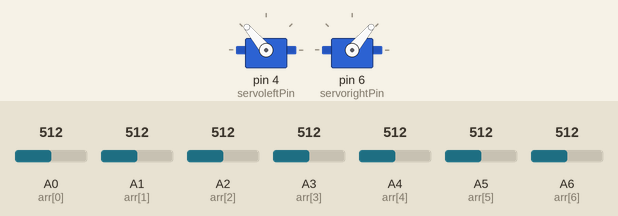
The sketch below on a simulated Arduino Nano, built with avr-gcc and run on an emulated ATmega328P. Parts: 2 × servo. Inputs (shaded band) come from the test bench; at power-on: A0 (arr[0]) = 512, A5 (arr[5]) = 512, A4 (arr[4]) = 512, A1 (arr[1]) = 512, A2 (arr[2]) = 512, A3 (arr[3]) = 512, A6 (arr[6]) = 512.

Above: at 1.2 s.
1.3 s: A0 (arr[0]) set to 228
2.8 s: A0 (arr[0]) set to 207
At 4.0 s:
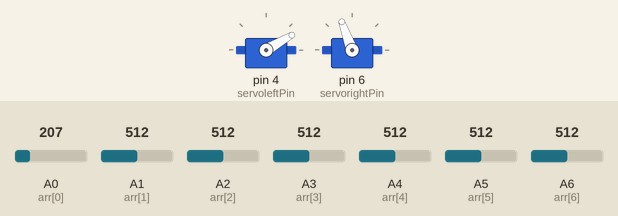
4.3 s: A5 (arr[5]) set to 236
5.8 s: A5 (arr[5]) set to 201
At 6.4 s:
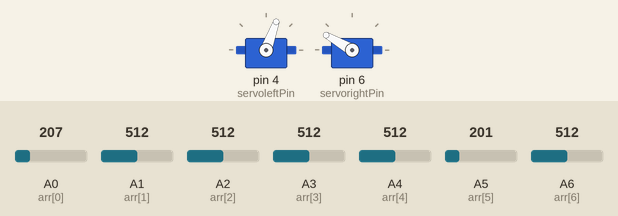
7.3 s: A4 (arr[4]) set to 210
At 7.6 s:
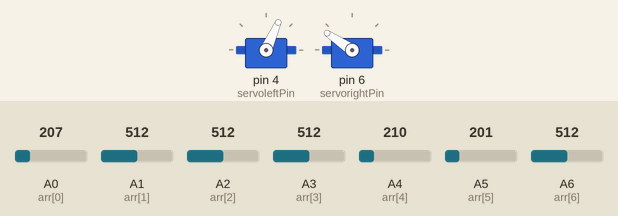
8.8 s: A5 (arr[5]) set to 230
At 9.9 s:
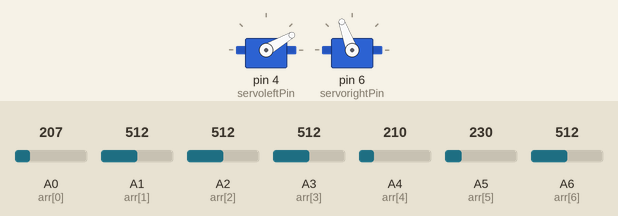
Timing chart, 0 to 11.3 s (numbered marks = the images above; inputs shaded):
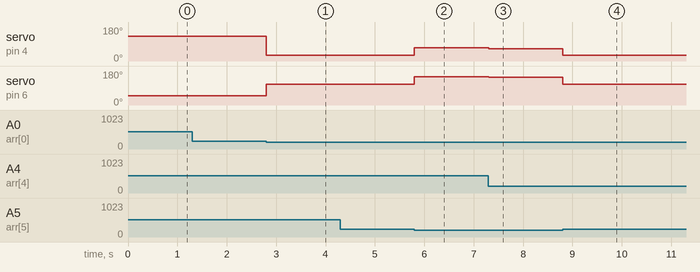

Measured:
- the behaviour switches between 220 and 219 on A0 (arr[0]) (found by bisection; images 0 and 1)
- the behaviour switches between 220 and 219 on A5 (arr[5]) (found by bisection; images 1 and 2)
- after the input at 1.3 s, every drawn part: stays the same
- after the input at 2.8 s, servo on pin 4 (servoleftPin): 130° → 30° at once; servo on pin 6 (servorightPin): 50° → 110° at once
- after the input at 4.3 s, every drawn part: stays the same
- after the input at 5.8 s, servo on pin 4 (servoleftPin): 30° → 70° at once; servo on pin 6 (servorightPin): 110° → 150° at once
- after the input at 7.3 s, servo on pin 4 (servoleftPin): 70° → 66° at once; servo on pin 6 (servorightPin): 150° → 146° at once
- after the input at 8.8 s, servo on pin 4 (servoleftPin): 66° → 30° at once; servo on pin 6 (servorightPin): 146° → 110° at once

The sketch:

pidalgo.ino
```cpp
#include <Servo.h>

Servo Servoleft;     // Creates Servo object for the left servo
Servo Servoright;    // Creates Servo object for the right servo

const int servoleftPin = 4;     // Pin for left servo
const int servorightPin = 6;    // Pin for right servo
int arr[7] = {A0,A1, A2, A3, A4, A5,A6};
float preverror=0;  // IR sensor pins
int kp =4;
float ki= 0.5;
float kd =0.2;
float correction =0;
int P =0;
int I=0;
int D =0;
void setup() {
  Serial.begin(9600);

  Servoleft.attach(servoleftPin);    // Attach left servo
  Servoright.attach(servorightPin);  // Attach right servo

  // Servoleft.write(55);      // Move left servo to 180°
  // Servoright.write(125);       // Move right servo to 0°
  for (int i = 0; i < 7; i++) {
    pinMode(arr[i], INPUT);
  }
}

void loop() {
  int ir[7]={0,0,0,0,0,0,0};
  bool outofline = true;
  for (int i = 0; i < 7; i++) {
    if(analogRead(arr[i])<220){
      ir[i]=1;
      outofline= false;

    }
  }
  // if line lost
  //   bool lineLost = true;
  // for (int i = 0; i < 5; i++) {
  //   if (ir[i] == 1) {
  //     lineLost = false;
  //     break;
  //   }
  // }

  // if (lineLost) {
  //   Servoleft.write(90);   // Stop left
  //   Servoright.write(90);  // Stop right
  //   Serial.println("Line lost — stopping.");
  //   delay(100);
  //   return;  // Skip rest of loop
  // }
  // for proportionality
  int error =0;
  if (ir[3]) error = 1;
  if (ir[4]){
    error = 3;
    if(ir[3]==1){
      error = 2;
    }
  }
  if (ir[2]) {
    error = -1;
    if(ir[3]==1){
      error=0;
    }
  }
  if (ir[1]) {
    error = -3;
    if(ir[2]==1){
      error=-2;
    }
  }
  if (ir[0]) {
    error = -5;
    if(ir[1]==1){
      error=-4;
    }
  }
  if (ir[5]) {
    error = 5;
    if(ir[4]==1){
      error=4;
    }
  }
  // if (ir[6]) {
  //   error = 7;
  //   if(ir[5]==1){
  //     error=5.5;
  //   }
  // }


  I += error;
   D = error-preverror;
   P=error;

  correction = kp*P;
  preverror=error;
  int leftspeed = 50+correction;
  int rightspeed= 130+correction;
  if (outofline){
      leftspeed=130;
      rightspeed=50;
  }


    Servoleft.write(leftspeed);
  Servoright.write(rightspeed);


}
```
